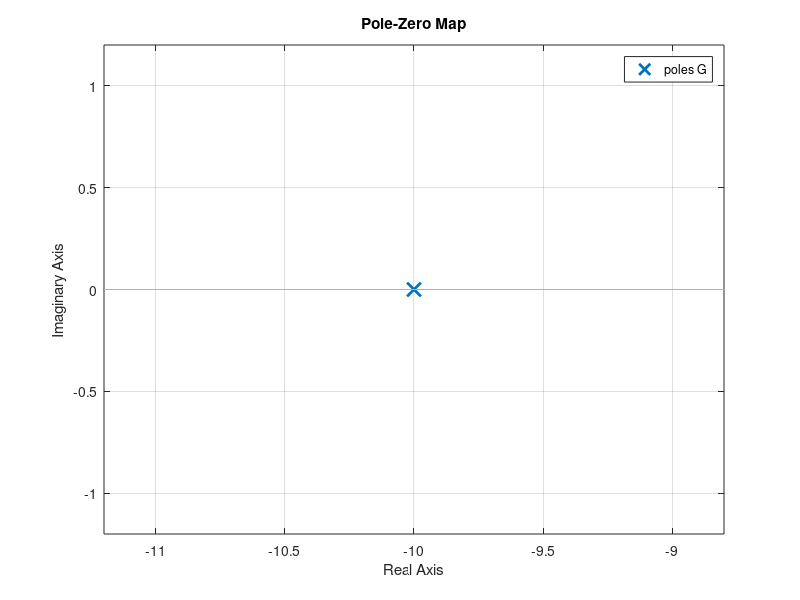

This chart was generated by the following MATLAB code:
%% Ex 1a
s = tf('s');
G = 20/(0.1*s+1);

p = pole(G);             % polos de G
a = -p;
constante_de_tempo = 1/a;
tempo_de_acomodacao = 4/a;

%% Ex 1b
s = tf('s');
Gmf = 300/(s^2+10*s+300);

p_ex1b = pole(G);             % polos de G
pzmap(G)            % diagrama de polos e zeros de G
